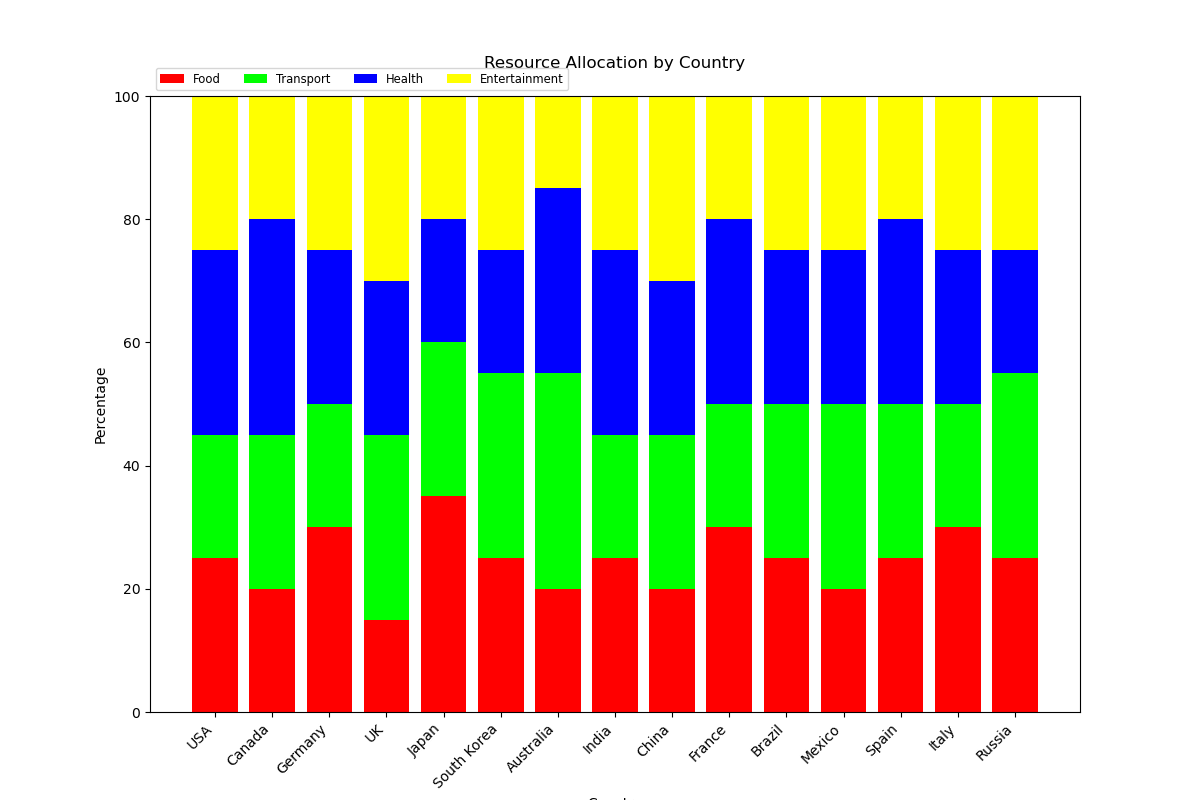

Python code for this plot:
import matplotlib.pyplot as plt
import numpy as np

data = {
    'Country': ['USA', 'Canada', 'Germany', 'UK', 'Japan', 'South Korea', 'Australia', 'India', 'China', 'France', 'Brazil', 'Mexico', 'Spain', 'Italy', 'Russia'],
    'Food': [25, 20, 30, 15, 35, 25, 20, 25, 20, 30, 25, 20, 25, 30, 25],
    'Transport': [20, 25, 20, 30, 25, 30, 35, 20, 25, 20, 25, 30, 25, 20, 30],
    'Health': [30, 35, 25, 25, 20, 20, 30, 30, 25, 30, 25, 25, 30, 25, 20],
    'Entertainment': [25, 20, 25, 30, 20, 25, 15, 25, 30, 20, 25, 25, 20, 25, 25]
}

categories = list(data.keys())[1:]
countries = data['Country']
values = np.array([data[category] for category in categories])

values_cum = values.cumsum(axis=0)
category_colors = ['#FF0000', '#00FF00', '#0000FF', '#FFFF00']

fig, ax = plt.subplots(figsize=(12, 8))

ax.set_ylim(0, np.sum(values, axis=0).max())
ax.set_ylabel('Percentage')
ax.set_xlabel('Country')
ax.set_title('Resource Allocation by Country', pad=20)

bar_width = 0.8

for i, (colname, color) in enumerate(zip(categories, category_colors)):
    heights = values[i]
    starts = values_cum[i] - heights
    ax.bar(countries, heights, bottom=starts, width=bar_width, label=colname, color=color)

ax.legend(ncol=len(categories), bbox_to_anchor=(0, 1), loc='lower left', fontsize='small')

plt.xticks(rotation=45, ha='right')
plt.show()
